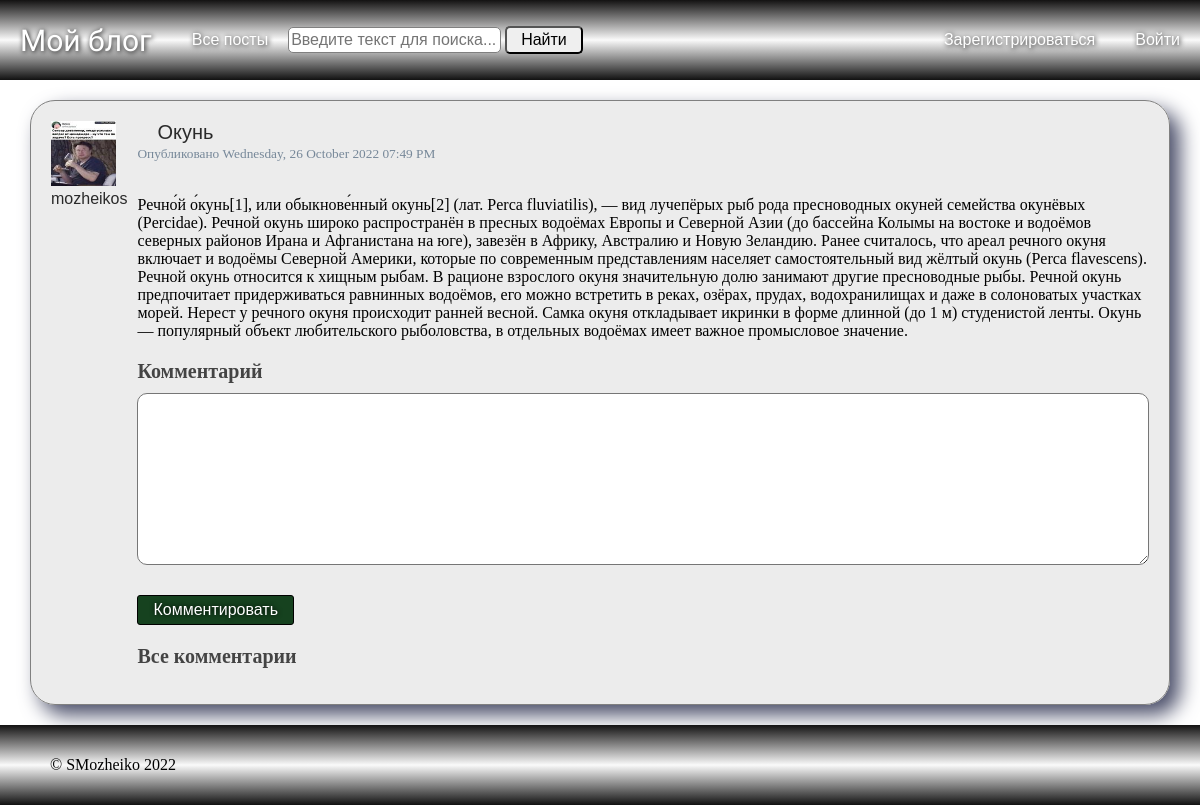
Page /posts/post?post_id=6 on the committed database.
### blog_flask/models.py (models this page shows, shortened)
class SaveMixin:
    def save(self):
        db.session.add(self)
        db.session.commit()

class User(db.Model, UserMixin, SaveMixin):
    id = db.Column(db.Integer, primary_key=True)
    username = db.Column(db.String(20), unique=True, nullable=False)
    email = db.Column(db.String(120), unique=True, nullable=False)
    avatar = db.Column(db.String(100), nullable=False, default='default.png')
    password = db.Column(db.String(100), nullable=False)
    posts = db.relationship(
        'Post',
        back_populates='author',
        lazy=True,
        uselist=True
    )
    comments = db.relationship(
        'Comment',
        back_populates='author',
        lazy=True,
        uselist=True
    )

class Post(db.Model, SaveMixin):
    id = db.Column(db.Integer, primary_key=True)
    title = db.Column(db.String(100), nullable=False)
    created_at = db.Column(db.DateTime, nullable=False, default=datetime.datetime.utcnow())
    content = db.Column(db.Text, nullable=False)
    user_id = db.Column(
        db.Integer, db.ForeignKey(
            'user.id',
            ondelete='CASCADE',
            onupdate='CASCADE'
        ), nullable=False
    )
    author = db.relationship(
        User,
        back_populates='posts',
        uselist=False
    )
    comments = db.relationship(
        'Comment',
        back_populates='post',
        uselist=True
    )

### blog_flask/posts/routes.py (the view)
@posts.route('/post')
def post():
    post_id = request.args.get('post_id', 0, type=int)
    post_item = Post.query.get_or_404(post_id)
    form = CommentForm()
    post_item.comments.sort(key=lambda x: x.created_at, reverse=True)
    return render_template('post.html', post=post_item, form=form)

### blog_flask/posts/forms.py
class CommentForm(FlaskForm):
    content = TextAreaField(
        label='Комментарий',
        validators=[
            DataRequired()
        ],
    )
    submit = SubmitField('Комментировать')

### blog_flask/context_processsors.py
class SearchForm(FlaskForm):
    search = StringField(
        label='Поиск',
        validators=[DataRequired()]
    )
    find = SubmitField(
        label='Найти'
    )

### run.py (called while the page is built)
@app.context_processor
def search():
    form = SearchForm()
    return dict(search=form)

@app.context_processor
def year():
    today_year = datetime.datetime.now().year
    return dict(year=today_year)

### blog_flask/templates/post.html (shortened to what this page needs)
{% extends "layout.html" %}
{% block content %}
<div class="content-card">
  <div class="card-author">
    <img class="article-img" src="{{ url_for('static', filename='profile_pictures/' + post.author.avatar) }}">
    <a class="navbar-user card-title card-author" href="{{ url_for('users.user_posts', username=post.author.username) }}">{{ post.author.username }}</a>
  </div>
  <div class="card">
    <div class="card-body">
      <h4 class="navbar-user card-title" style="margin: 0 20px">{{ post.title }}</h4>
      <small>Опубликовано {{ post.created_at.strftime('%A, %d %B %Y %I:%M %p') }}</small>
      <br>
      <br>
      <p class="card-text">{{ post.content }}</p>
    </div>
    <form action="{{ url_for('posts.comment', post_id=post.id) }}" method="post">
        <div class="comment-form">
            <h3>{{ form.content.label(class="comments-small-title") }}</h3>
            {% if form.content.errors %}
                {{ form.content(class="comment-content is-invalid") }}
                <div class="invalid-feedback">
                    {% for error in form.content.errors %}
                        <span>{{ error }}</span>
                    {% endfor %}
                </div>
            {% else %}
                {{ form.content(class="comment-content", rows=10, cols=80) }}
            {% endif %}
        </div>
        <div class="form-group">
            {{ form.submit(class="action-button ok") }}
        </div>
    </form>
    <h3 class="comments-title">Все комментарии</h3>
  </div>
</div>
{% endblock content %}

### blog_flask/static/main.css (style rules this page uses)
body { margin: 0; padding: 0; }
.action-button { border: 1px black solid; font-size: 16px; padding: 5px 15px; text-decoration: none; color: white; cursor: pointer; font-family: Impact, Charcoal, sans-serif; text-shadow: 0 0 5px black; border-radius: 3px; }
.ok { background-color: #16421f; }
.navbar-user { font-size: 20px; font-family: Impact, Charcoal, sans-serif; font-weight: normal; margin: 20px; }
.search input { line-height: 20px; font-size: 16px; font-family: Ubuntu, sans-serif; font-weight: normal; border-radius: 5px; }
.search-input { padding: 2px; color: black; border: 1px solid gray; }
.search-button { padding: 2px 14px; cursor: pointer; color: black; }
h1, h2, h3, h4, h5, h6 { margin: 0; color: #444444; }
.content-card { display: flex; padding: 20px; border: 1px solid grey; border-radius: 25px; background-color: rgba(218, 218, 218,50%); box-shadow: 10px 10px 20px #4a4e69; margin: 20px 0; }
.card { margin-left: 10px; }
.card-title { text-decoration: none; color: #2a2a2a; }
.card-author { font-size: 16px; margin: 0; }
.article-img { height: 65px; width: 65px; padding: 0; margin: 0; }
.form-group { margin: 20px auto; }
small { color: lightslategrey; }
.comment-form { border: none; display: flex; flex-direction: column; margin: 20px auto; }
.comment-content { box-sizing: border-box; border-radius: 10px; margin: 10px auto; width: 100%; padding: 10px; }
.comments-title { font-size: 20px; }
.comments-small-title { font-size: 20px; }

### rows in the picture
User: avatar (picture), author.username "mozheikos"
Post: title "Окунь", created_at "Wednesday, 26 October 2022 07:49 PM", content "Речно́й о́кунь[1], или обыкнове́нный окунь[2] (лат. Perca fluviatilis), — вид лучепёрых рыб рода пресноводных окуней семейства окунёвых (Percidae). Речной окунь широко распространён в пресных водоёмах Европы и Северной Азии (до бассейна Колымы на востоке и водоёмов северных районов Ирана и Афганистана на юге), завезён в Африку, Австралию и Новую Зеландию. Ранее считалось, что ареал речного окуня включает и водоёмы Северной Америки, которые по современным представлениям населяет самостоятельный вид жёлтый окунь (Perca flavescens). Речной окунь относится к хищным рыбам. В рационе взрослого окуня значительную долю занимают другие пресноводные рыбы. Речной окунь предпочитает придерживаться…"
